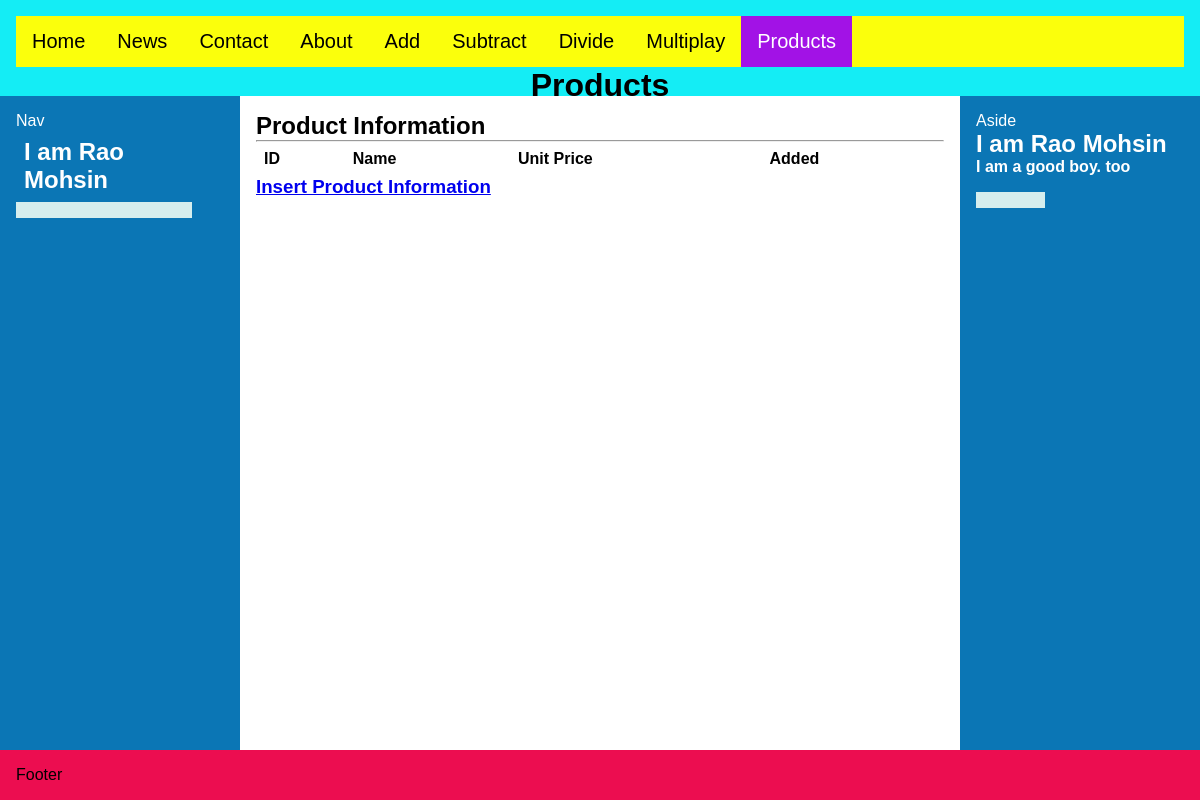
The page /products on the database as committed earlier.
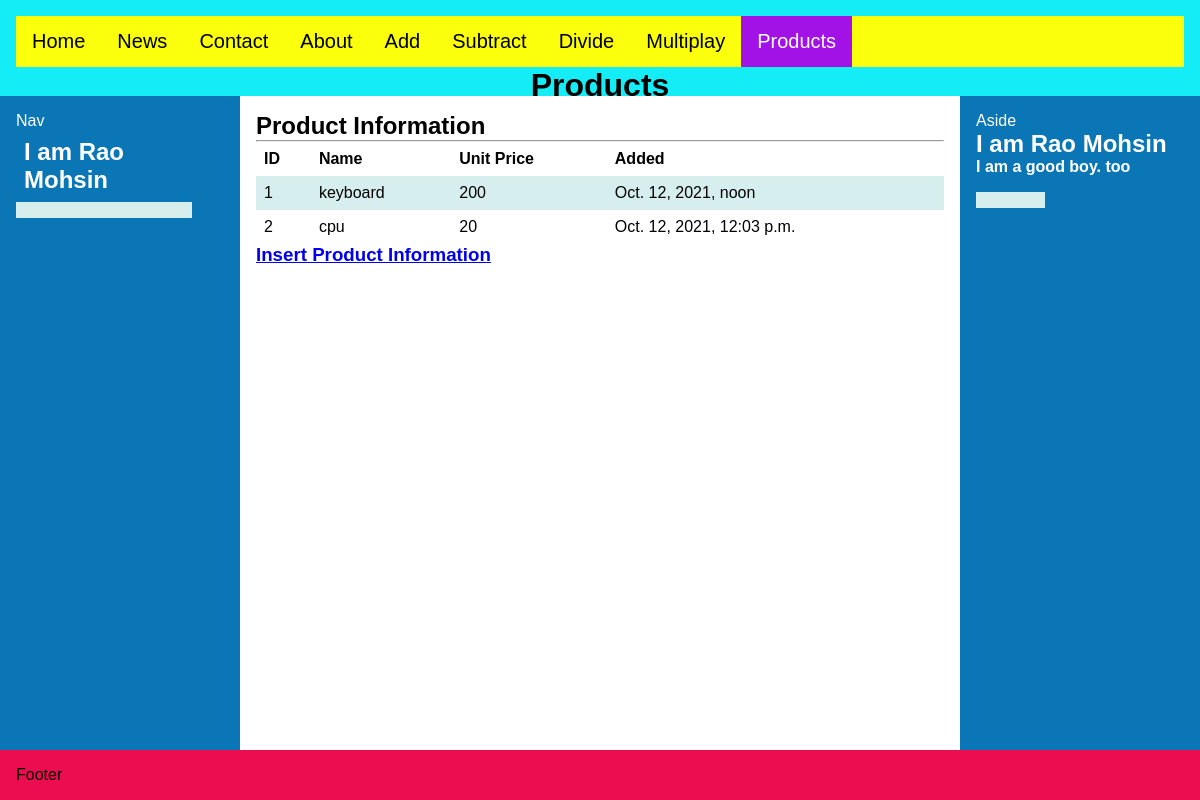
The same page on the database as committed later.
### tempapp1/models.py (models this page shows)
class Products(models.Model):
	pname = models.CharField(max_length=100)
	unitprice = models.IntegerField(default=0)
	added = models.DateTimeField(auto_now_add=True)

### tempapp1/views.py (the view)
# urls.py: path('products', views.products,name='products'),
def products(request):
	dests = Products.objects.all()
	return render(request,'products.html',{"title":"Products", "dests":dests})

### templates/products.html (shortened to what this page needs)
{% extends 'base.html' %}
{% block content %}
    <article>
        <h1>Product Information</h1>
        <hr>
        <table>
            <tr>
                <th>ID</th>
                <th>Name</th>
                <th>Unit Price</th>
                <th>Added</th>
            </tr>
            {% for mydest in dests %}
            <tr>
                <td>{{ mydest.id }}</td>
                <td>{{ mydest.pname }} </td>
                <td>{{ mydest.unitprice }} </td>
                <td>{{ mydest.added }}</td>
            </tr>
            {% endfor %}
        </table>
        <a href="pi"><h3>Insert Product Information</h3></a>
    </article>
    <nav>Nav
        <table>
            <tr>
                <td><h1>I am Rao Mohsin</h1></td>
                <td><p></p></td>
                <td><h3></h3></td>
            </tr>
            <tr>
                <td></td>
            </tr>
        </table>
    </nav>
    <aside>Aside
        <h1>I am Rao Mohsin</h1>
        <h4>I am a good boy. too</h4>
        <table>
            <tr>
                <td><h1></h1></td>
                <td><p></p></td>
                <td><h3></h3></td>
            </tr>
            <tr>
                <td></td>
            </tr>
        </table>
    </aside>
{% endblock %}

Rows that differ between the two databases and show on the page:
added Products: id "1", pname "keyboard", unitprice "200", added "Oct. 12, 2021, noon"
added Products: id "2", pname "cpu", unitprice "20", added "Oct. 12, 2021, 12:03 p.m."
